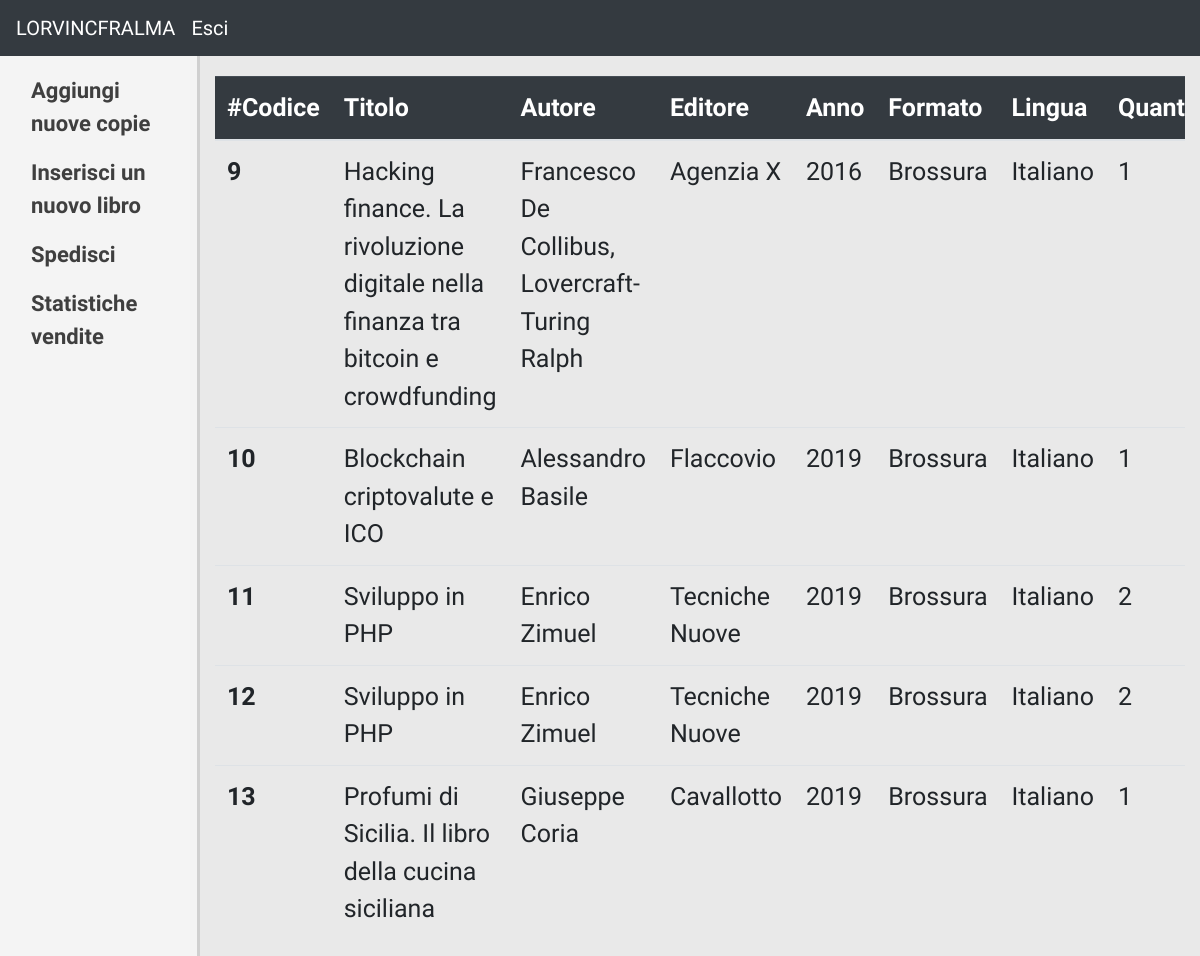
The app's page /employee/dashboard.php?viewOrderToShip=true (signed in) with its own data.
### tables this page shows
CREATE TABLE `ordine` (
  `IDOrdine` int(11) NOT NULL,
  `IDCli` int(11) NOT NULL,
  `IDL` int(11) NOT NULL,
  `Quantita` int(11) NOT NULL,
  `Spedito` tinyint(1) NOT NULL DEFAULT '0',
  `DataOrdine` timestamp NOT NULL DEFAULT CURRENT_TIMESTAMP,
  `Totale` float NOT NULL
);

CREATE TABLE `libro` (
  `IDLibro` int(11) NOT NULL,
  `Titolo` varchar(255) NOT NULL,
  `Autore` varchar(255) NOT NULL,
  `Editore` varchar(255) NOT NULL,
  `AnnoPubblicazione` year(4) NOT NULL,
  `Descrizione` text NOT NULL,
  `ImmagineCopertina` varchar(255) NOT NULL,
  `CodiceFormato` int(11) NOT NULL,
  `Prezzo` float NOT NULL,
  `Quantita` int(11) NOT NULL,
  `Pagine` int(11) NOT NULL,
  `CodiceLingua` int(11) NOT NULL,
  `CodiceGenere` int(11) NOT NULL
);

CREATE TABLE `formato` (
  `IDFormato` int(11) NOT NULL,
  `NomeFormato` varchar(255) NOT NULL
);

CREATE TABLE `lingua` (
  `IDLingua` int(11) NOT NULL,
  `NomeLingua` varchar(255) NOT NULL
);

### includes/functions.inc.php (called while the page is built, shortened)
<?php
    function viewOrdersToShip($conn) {
        $sql = "SELECT O.IDOrdine, O.Spedito, O.DataOrdine, O.Totale, O.Quantita, Titolo, Autore, Editore,
                       AnnoPubblicazione, Descrizione, NomeFormato, Prezzo, Pagine, NomeLingua, NomeGenere
                FROM Ordine AS O, Libro, Formato, Genere, Lingua
                WHERE IDL = IDLibro
                AND CodiceGenere = IDGenere
                AND CodiceFormato = IDFormato
                AND CodiceLingua = IDLingua
                AND O.Spedito = 0
                ORDER BY O.IDOrdine;";
        $stmt = mysqli_stmt_init($conn);
        if(!mysqli_stmt_prepare($stmt, $sql)) {
            header("location: ../employee/dashboard.php?viewOrderToShip=true&&error=stmtfailed");
            exit();
        }
        mysqli_stmt_execute($stmt);
        $resultData =  mysqli_stmt_get_result($stmt);
        return $resultData;
    }
?>

### employee/dashboard.php (the view, shortened to what this page needs)
<?php
    if(isset($_SESSION["NomeUtente"])) {
        require_once '../includes/dbh.inc.php';
        require_once '../includes/functions.inc.php';
        include_once 'header.php';
?>
    <div class="container-fluid">
            <div class="row">
                <div class="col-sm-2 sideBar">
                    <ul class="nav flex-column" style="margin-top: 10px;">
                        <li class="nav-item">
                            <a class="nav-link sideBarText" href="dashboard.php?viewStock=true">
                                Aggiungi nuove copie
                            </a>
                        </li>
                        <li class="nav-item">
                            <a class="nav-link sideBarText" href="dashboard.php?viewForm=true"> Inserisci un nuovo libro </a>
                        </li>
                        <li class="nav-item">
                            <a class="nav-link sideBarText" href="dashboard.php?viewOrderToShip=true"> Spedisci </a>
                        </li>
                        <li class="nav-item">
                            <a class="nav-link sideBarText" href="dashboard.php?viewStats=true"> Statistiche vendite </a>
                        </li>
                    </ul>
                </div>
                <div class="col-sm-10">
                    <?php
                        if (isset($_GET['viewOrderToShip'])) {
                            $res =  viewOrdersToShip($conn);
                            echo
                            "<div class=\"table-responsive\">
                                <table class=\"table\" style=\"margin-top: 20px;\">
                                    <thead class=\"table-dark\">
                                        <tr>
                                            <th scope=\"col\"> #Codice </th>
                                            <th scope=\"col\"> Titolo </th>
                                            <th scope=\"col\"> Autore </th>
                                            <th scope=\"col\"> Editore </th>
                                            <th scope=\"col\"> Anno </th>
                                            <th scope=\"col\"> Formato </th>
                                            <th scope=\"col\"> Lingua </th>
                                            <th scope=\"col\"> Quantità </th>
                                            <th scope=\"col\"> Azione </th>
                                        </tr>
                                    </thead>
                                    <tbody>";
                                    while($row = mysqli_fetch_assoc($res)) {
                                        echo
                                        "<form method=\"post\" action=\"dashboard.php?action=send&IDOrdine=" . $row["IDOrdine"] . "\">
                                            <tr>
                                                <th scope=\"row\">" . $row["IDOrdine"] . "</th>
                                                <td>" . $row["Titolo"] . "</td>
                                                <td>" . $row["Autore"] . "</td>
                                                <td>" . $row["Editore"] . "</td>
                                                <td>" . $row["AnnoPubblicazione"] . "</td>
                                                <td>" . $row["NomeFormato"] . "</td>
                                                <td>" . $row["NomeLingua"] . "</td>
                                                <td>" . $row["Quantita"] . "</td>
                                                <td>
                                                    <input style=\"margin-top: 6px;\" type=\"submit\" name=\"sendOrder\" class=\"btn btn-primary\" value=\"Spedisci\" />
                                                </td>
                                            </tr>
                                        </form>";
                                    }
                                    echo
                                    "</tbody>
                                </table>
                            </div>";
                        }
                    ?>
                </div>
            </div>
        </div>
    </body>
</html>
<?php
    }
?>

### css/style.css (style rules this page uses)
.sideBar { background-color: #f4f4f4; min-height: 700px; border-right: solid #d0d0d0; }
.sideBarText { font-size: 22px; color: #3f3f3f; font-weight: bold; }
body { background: #f5f5f5 }

### employee/header.php (style rules this page uses)
body { font-family: "Yanone Kaffeesatz", sans-serif; font-size: 25px; }

### records on screen
ordine: IDOrdine "9", IDL.Titolo "Hacking finance. La rivoluzione digitale nella finanza tra bitcoin e crowdfunding", IDL.Autore "Francesco De Collibus, Lovercraft-Turing Ralph", IDL.Editore "Agenzia X", IDL.AnnoPubblicazione "2016", formato.NomeFormato "Brossura", lingua.NomeLingua "Italiano", Quantita "1"
ordine: IDOrdine "10", IDL.Titolo "Blockchain criptovalute e ICO", IDL.Autore "Alessandro Basile", IDL.Editore "Flaccovio", IDL.AnnoPubblicazione "2019", formato.NomeFormato "Brossura", lingua.NomeLingua "Italiano", Quantita "1"
ordine: IDOrdine "11", IDL.Titolo "Sviluppo in PHP", IDL.Autore "Enrico Zimuel", IDL.Editore "Tecniche Nuove", IDL.AnnoPubblicazione "2019", formato.NomeFormato "Brossura", lingua.NomeLingua "Italiano", Quantita "2"
ordine: IDOrdine "12", IDL.Titolo "Sviluppo in PHP", IDL.Autore "Enrico Zimuel", IDL.Editore "Tecniche Nuove", IDL.AnnoPubblicazione "2019", formato.NomeFormato "Brossura", lingua.NomeLingua "Italiano", Quantita "2"
ordine: IDOrdine "13", IDL.Titolo "Profumi di Sicilia. Il libro della cucina siciliana", IDL.Autore "Giuseppe Coria", IDL.Editore "Cavallotto", IDL.AnnoPubblicazione "2019", formato.NomeFormato "Brossura", lingua.NomeLingua "Italiano", Quantita "1"
